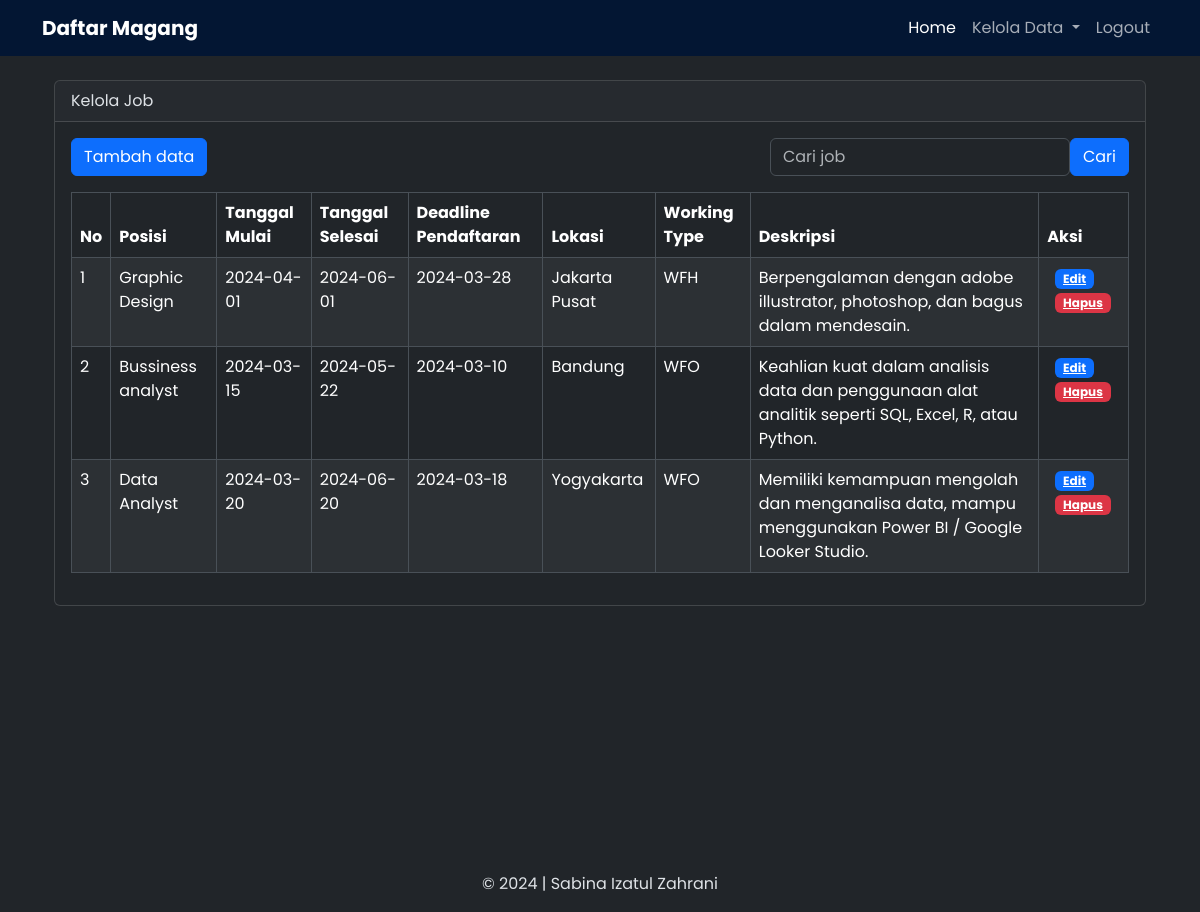
The app's page /public/admin/job (signed in) with its own data.
### tables this page shows
CREATE TABLE `job` (
  `id` int(11) NOT NULL,
  `nama` varchar(100) NOT NULL,
  `jobdesc` text NOT NULL,
  `jobstart` date NOT NULL,
  `jobend` date NOT NULL,
  `registerend` date NOT NULL,
  `jobadded` timestamp NOT NULL DEFAULT current_timestamp(),
  `lokasi` text NOT NULL,
  `workingtype` varchar(3) NOT NULL
);

### app/config/Controller.php (called while the page is built, shortened)
<?php
class Controller
{
    public function view($view, $data = [])
    {
        require_once '../app/views/' . $view . '.php';
    }
    function model($model) {
        return new $model;
    }
}

### app/controllers/Admin.php (called while the page is built, shortened)
<?php
class Admin extends Controller
{
    public function job()
    {
        $data['title'] = 'Kelola Job';
        $data['job'] = $this->model("JobModel")->getAllJob();
        $this->view('jobadmin/index', $data);
    }
}

### app/config/App.php (called while the page is built, shortened)
<?php
class App
{
    protected $method = 'index';
    protected $params = [];
    public function __construct()
    {
        $url = $this->parseURL();
        if (!empty($url[0])) {
            if (file_exists('../app/controllers/' . $url[0] . '.php')) {
                unset($url[0]);
            }
        }
        $this->controller = new $this->controller;
        if (isset($url[1])) {
            if (method_exists($this->controller, $url[1])) {
                $this->method = $url[1];
            }
        }
        call_user_func_array([$this->controller, $this->method], $this->params);
    }
    public function parseURL()
    {
        if (isset($_GET['url'])) {
            $url = rtrim($_GET['url'], '/');
            $url = filter_var($url, FILTER_SANITIZE_URL);
            $url = explode('/', $url);
            return $url;
        }
    }
}

### public/index.php (called while the page is built, shortened)
<?php
$new = new App;

### app/config/Database.php (called while the page is built, shortened)
<?php
class Database
{
    private $host = DB_HOST;
    private $user = DB_USER;
    private $pass = DB_PASS;
    private $db_name = DB_NAME;
    private $dbh;
    private $stmt;
    public function __construct()
    {
        $dsn = 'mysql:host=' . $this->host . ';dbname=' . $this->db_name;
        $option = [
            PDO::ATTR_PERSISTENT => true,
            PDO::ATTR_ERRMODE => PDO::ERRMODE_EXCEPTION
        ];
        try {
            $this->dbh = new PDO($dsn, $this->user, $this->pass, $option);
        } catch (PDOException $e) {
            die($e->getMessage());
        }
    }
    public function query($query)
    {
        $this->stmt = $this->dbh->prepare($query);
    }
    public function execute()
    {
        $this->stmt->execute();
    }
    public function resultAll()
    {
        $this->execute();
        return $this->stmt->fetchAll(PDO::FETCH_ASSOC);
    }
}

### app/models/JobModel.php (called while the page is built, shortened)
<?php
class JobModel
{
    private $db;
    public function __construct()
    {
        $this->db = new Database;
    }
    public function getAllJob()
    {
        $this->db->query("SELECT * FROM job");
        return $this->db->resultAll();
    }
}

### app/views/jobadmin/index.php (the view, shortened to what this page needs)
<div class="container">
    <div class="row">
        <div class="col-lg-12 mt-2" style="min-height: 480px;">
            <div class="card">
                <div class="card-header">
                    Kelola Job
                </div>
                <div class="card-body">
                    <div class="row">
                        <div class="col">
                            <a href="<?= BASE_URL; ?>admin/tambah" class="btn btn-primary">Tambah data</a>
                        </div>
                        <div class="col">
                            <form class="form-inline float-end d-flex align-items-center" method="POST" action="<?= BASE_URL; ?>admin/search">
                                <input type="text" class="form-control" style="max-width: 300px;" name="keyword" id="keyword" placeholder="Cari job">
                                <input type="submit" class="btn btn-primary" name="cari" id="tombolCari" value="Cari">
                            </form>
                        </div>
                    </div>
                    <div class="row mt-3">
                        <div class="col">
                            <table class="table table-bordered table-striped">
                                <thead style="background-color: brown;">
                                    <tr>
                                        <th>No</th>
                                        <th>Posisi</th>
                                        <th>Tanggal Mulai</th>
                                        <th>Tanggal Selesai</th>
                                        <th>Deadline Pendaftaran</th>
                                        <th>Lokasi</th>
                                        <th>Working Type</th>
                                        <th>Deskripsi</th>
                                        <th>Aksi</th>
                                    </tr>
                                </thead>
                                <tbody>
                                    <?php
                                    $no = 0;
                                    foreach ($data['job'] as $job) :
                                        $no++;
                                    ?>
                                        <tr>
                                            <td><?php echo $no; ?></td>
                                            <td><?php echo $job['nama']; ?></td>
                                            <td><?php echo $job['jobstart']; ?></td>
                                            <td><?php echo $job['jobend']; ?></td>
                                            <td><?php echo $job['registerend']; ?></td>
                                            <td><?php echo $job['lokasi']; ?></td>
                                            <td><?php echo $job['workingtype']; ?></td>
                                            <td><?php echo $job['jobdesc']; ?></td>
                                            <td>
                                                <a href="<?= BASE_URL; ?>admin/edit/<?= $job['id']; ?>" class="badge bg-primary ms-2">Edit</a>
                                                <a href="<?= BASE_URL; ?>admin/hapus/<?= $job['id']; ?>" class="badge bg-danger ms-2" onclick="return confirm('yakin?');">Hapus</a>
                                            </td>
                                        </tr>
                                    <?php endforeach; ?>
                                </tbody>
                            </table>
                        </div>
                    </div>
                </div>
            </div>
        </div>
    </div>
</div>

### app/views/templates/header.php (style rules this page uses)
* { font-family: 'Poppins', sans-serif; }

### records on screen
job: nama "Graphic Design", jobstart "2024-04-01", jobend "2024-06-01", registerend "2024-03-28", lokasi "Jakarta Pusat", workingtype "WFH", jobdesc "Berpengalaman dengan adobe illustrator, photoshop, dan bagus dalam mendesain."
job: nama "Bussiness analyst", jobstart "2024-03-15", jobend "2024-05-22", registerend "2024-03-10", lokasi "Bandung", workingtype "WFO", jobdesc "Keahlian kuat dalam analisis data dan penggunaan alat analitik seperti SQL, Excel, R, atau Python."
job: nama "Data Analyst", jobstart "2024-03-20", jobend "2024-06-20", registerend "2024-03-18", lokasi "Yogyakarta", workingtype "WFO", jobdesc "Memiliki kemampuan mengolah dan menganalisa data, mampu menggunakan Power BI / Google Looker Studio."
